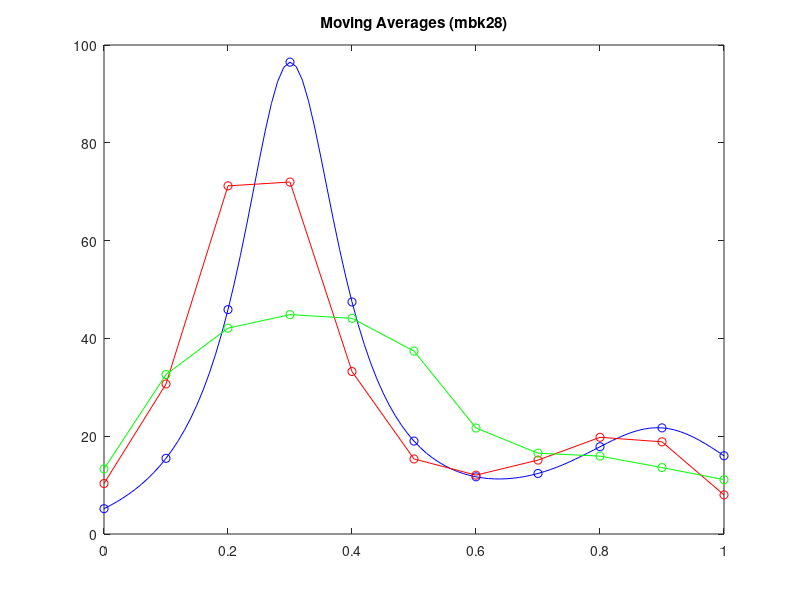

Write MATLAB code to recreate this figure.

tc = linspace(0, 1, 101);
xc = humps(tc);
td = linspace(0, 1, 11);
xd = humps(td);
figure(1); clf
plot(tc, xc, 'b-')
hold on
plot(td, xd, 'bo')
hold off

h2 = [1/2, 1/2]
h5 = [1/5, 1/5, 1/5, 1/5, 1/5]

twopa = conv(xd, h2, 'same')
fivepa = conv(xd, h5, 'same')


hold on
plot(td, twopa, 'ro-')

plot(td, fivepa, 'go-')
hold off

title('Moving Averages (mbk28)')